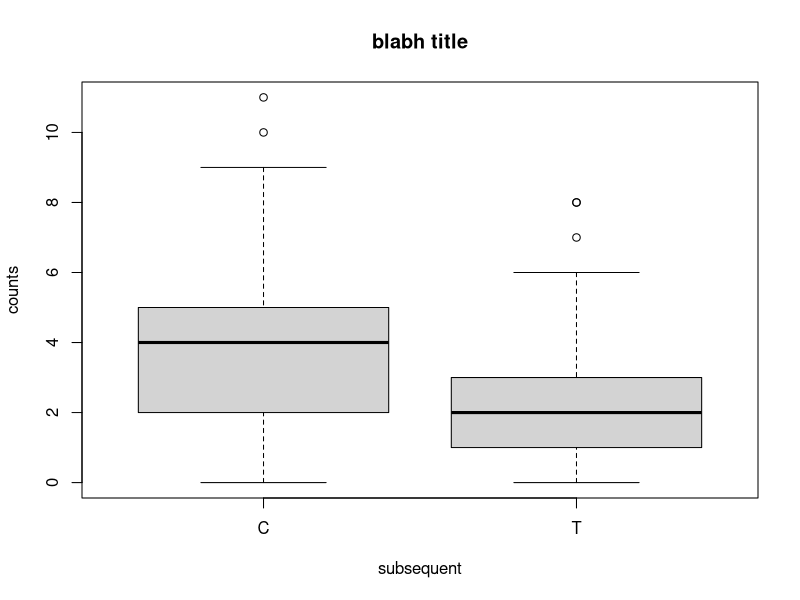
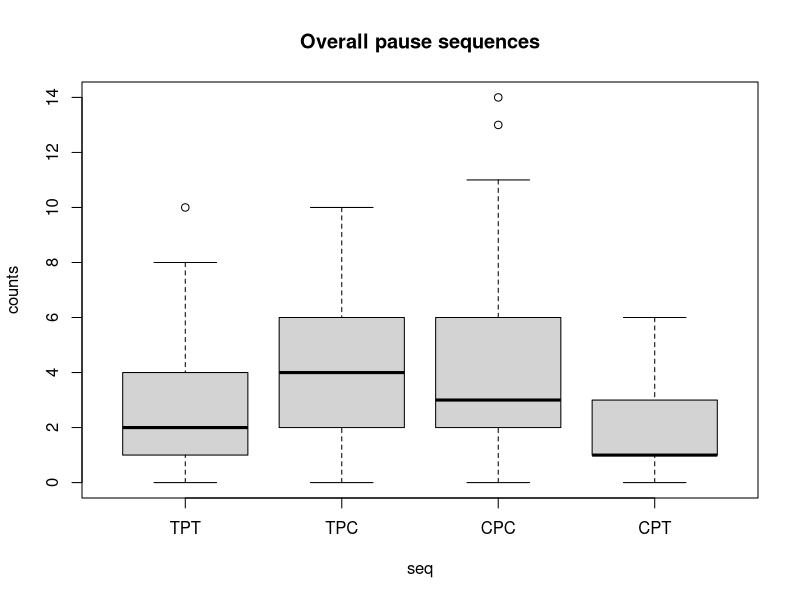
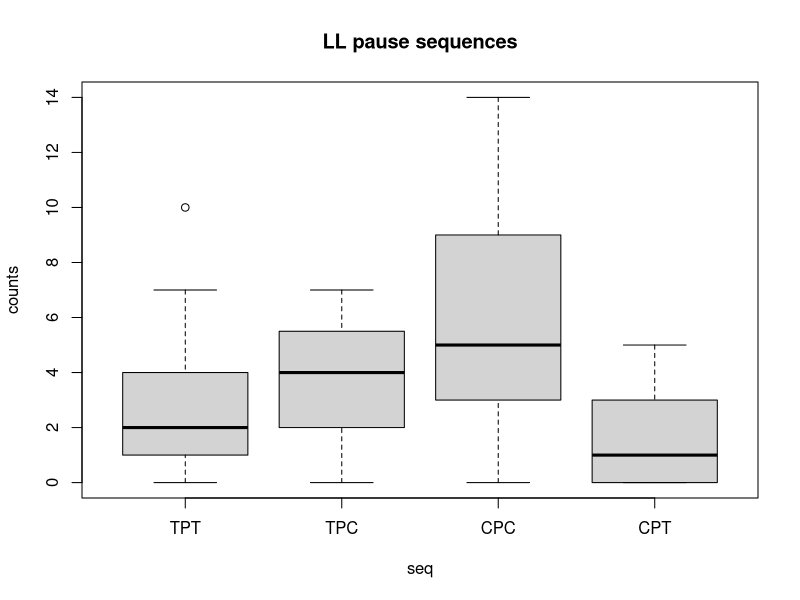
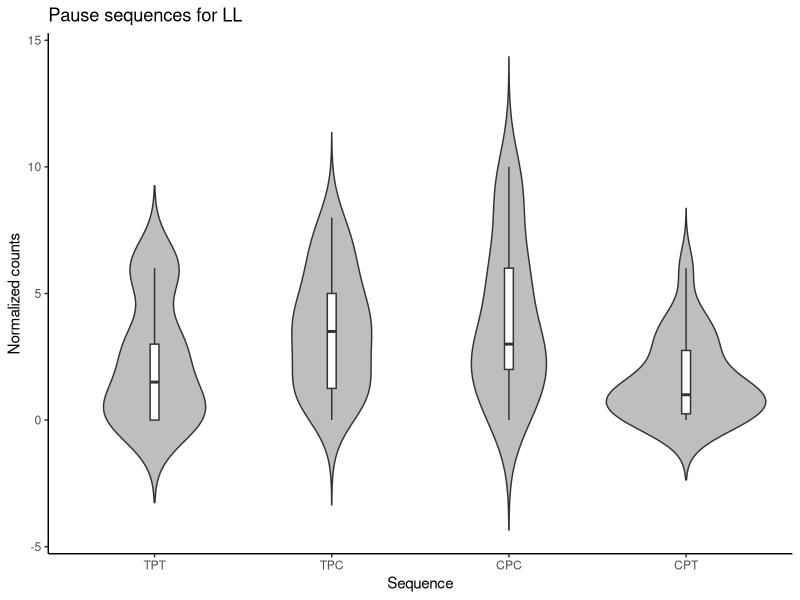

Write R code to recreate these figures, in order.
## ---- chunk 1
library(tidyverse)
library(reshape2)
library(ggplot2)
## ---- chunk 2
df <- read.table("pause_counts_TPT_for_SPSS_analysis_with_HH.txt", sep = ",", header = TRUE)
#filter(df, Studentid == "82224125")
#df[!(df$Studentid=="82224125"),]
## ---- chunk 3
df %>%
  group_by(Group) %>% 
  summarise(mean_TPT = mean(TPT),
           mean_TPC = mean(TPC),
           mean_CPC = mean(CPC),
           mean_CPT = mean(CPT),
           mean_Pause = mean(Num.P))
## ---- chunk 4
df1 <- melt(df, measure.vars=c("TPT","TPC", "CPC","CPT"), variable.name="seq", value.name="counts")
df2 <- separate(df1, seq, c('previous', 'subsequent'), sep="P")
df2 <- subset(df2, select = -c(Num.P) )
df2 <- within(df2, {
  Studentid   <- factor(Studentid)
  previous <- factor(previous)
  subsequent <- factor(subsequent)
})
filter(df2, Studentid == "19930112")
## ---- chunk 5
pausecounts.aov <- with(df2[df2$Group == "2", ],
                   aov(counts ~ previous * subsequent +
                       Error(Studentid / (previous * subsequent)))
)
summary(pausecounts.aov)
## ---- chunk 6
df2 %>%
  filter(Group == '2') %>%
    group_by(subsequent) %>%
  summarise(mean_counts = mean(counts))
  
## ---- chunk 7
boxplot(df2[df2$Group == "1", ]$counts ~ df2[df2$Group == "1", ]$subsequent, main="blabh title", xlab="subsequent", ylab="counts")
## ---- chunk 8
df2[df2$Group != "0", ]
pausecounts.aov <- with(df2[df2$Group != "0", ],
                   aov(counts ~ previous * subsequent  +
                       Error(Studentid / (previous * subsequent)))
)
summary(pausecounts.aov)
#model.tables(pausecounts.aov, 'means',se=T)
## ---- chunk 9
df %>%
  summarise(mean_TPT = mean(TPT),
           mean_TPC = mean(TPC),
           mean_CPC = mean(CPC),
           mean_CPT = mean(CPT),
           mean_Pause = mean(Num.P))
## ---- chunk 10
boxplot(df1$counts ~ df1$seq, main="Overall pause sequences", xlab="seq", ylab="counts")
## ---- chunk 11
boxplot(df1[df1$Group == "0", ]$counts ~ df1[df1$Group == "0", ]$seq, main="LL pause sequences", xlab="seq", ylab="counts")
## ---- chunk 12
data_summary <- function(x) {
   m <- mean(x)
   ymin <- m-sd(x)
   ymax <- m+sd(x)
   return(c(y=m,ymin=ymin,ymax=ymax))
}
p <- ggplot(df1[df1$Group == "2", ], aes(x=seq, y=counts)) + 
  geom_violin(trim=FALSE, fill='gray') +
  labs(title="Pause sequences for LL", x="Sequence", y="Normalized counts") +
  geom_boxplot(width=0.05) +
  theme_classic()
p
#p + geom_dotplot(binaxis='y', stackdir='center', dotsize=1) + stat_summary(fun.data=data_summary, mult=1, geom="pointrange", color="red")
